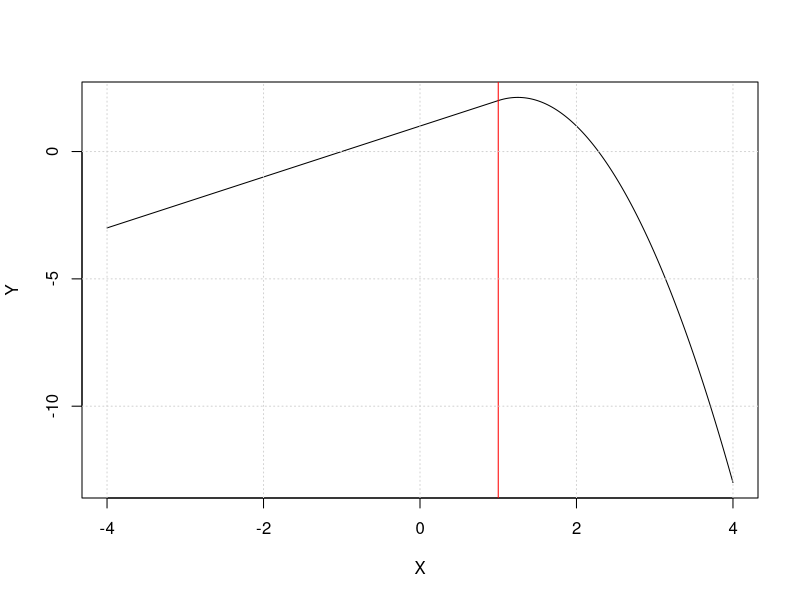

The R source for this figure:
#
# Written by:
# -- 
# John L. Weatherwax                2009-04-21
# 
# email: wax@alum.mit.edu
# 
# Please send comments and especially bug reports to the
# above email address.
#
# EPage 314
#
#-----

vt100ClearScreen <- function(...) cat("\033[2J") 
vt100ClearScreen()

X = seq( from=-4, to=+4, length.out=500 )

Y = 1 + X - 2 * ( X-1 )^2 * ( X >= 1 )

#postscript("../../WriteUp/Graphics/Chapter7/prob_3_plot.eps", onefile=FALSE, horizontal=FALSE)

plot( X, Y, type='l' )
abline(v=1,col='red')
grid()

#dev.off()






